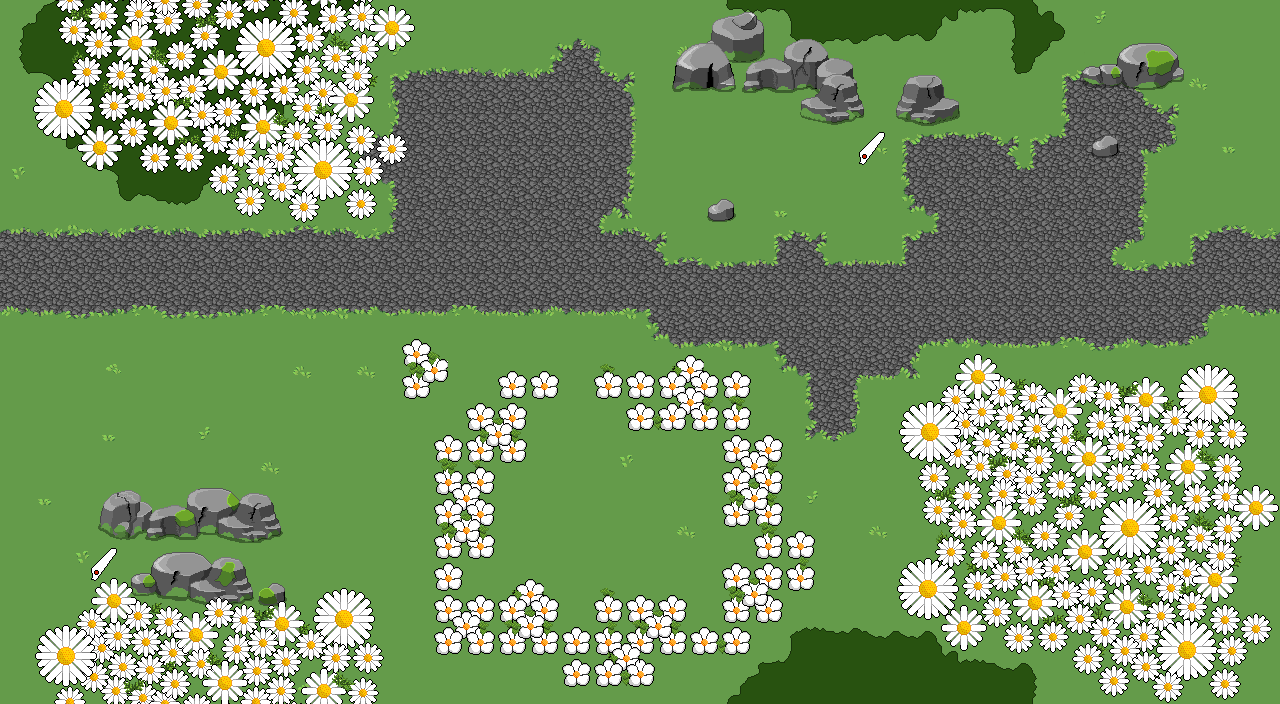

Tiled map render using the project's own tile images. Description and the map definition, with tile-layer contents summarised, below:
An orthogonal 40x22 tile map with 32x32 px tiles, 4 tile layers (tiles, tilesover, elements, over), 4 tilesets and 51 objects.

<map version="1.4" tiledversion="1.4.2" orientation="orthogonal" renderorder="right-down" width="40" height="22" tilewidth="32" tileheight="32" infinite="0" nextlayerid="17" nextobjectid="228">
 <editorsettings>
  <export target="level4.lua" format="lua" />
 </editorsettings>
 <tileset firstgid="1" name="[M]flower" tilewidth="32" tileheight="32" tilecount="253" columns="23">
  <image source="assets/[M]flower.png" width="736" height="352" />
 </tileset>
 <tileset firstgid="254" name="[M]Grass" tilewidth="32" tileheight="32" tilecount="72" columns="9">
  <image source="assets/[M]Grass.png" width="288" height="256" />
 </tileset>
 <tileset firstgid="326" name="[M]Various" tilewidth="32" tileheight="32" tilecount="40" columns="10">
  <image source="assets/[M]Various.png" width="320" height="128" />
 </tileset>
 <tileset firstgid="366" name="[M]Rocks" tilewidth="32" tileheight="32" tilecount="252" columns="14">
  <image source="assets/[M]Rocks.png" width="448" height="576" />
 </tileset>
 <layer id="1" name="tiles" width="40" height="22">
  <data>[880 cells, 880 non-empty, 2 distinct tile ids]</data>
 </layer>
 <layer id="12" name="tilesover" width="40" height="22">
  <data>[880 cells, 791 non-empty, 36 distinct tile ids]</data>
 </layer>
 <layer id="15" name="elements" width="40" height="22">
  <data>[880 cells, 31 non-empty, 30 distinct tile ids]</data>
 </layer>
 <layer id="6" name="over" width="40" height="22">
  <data>[880 cells, 398 non-empty, 189 distinct tile ids]</data>
 </layer>
 <objectgroup id="13" name="level">
  <properties>
   <property name="direction" value="left" />
   <property name="goal" type="int" value="14" />
   <property name="length" type="int" value="4" />
   <property name="x" type="int" value="11" />
   <property name="y" type="int" value="12" />
  </properties>
 </objectgroup>
 <objectgroup id="3" name="walls" opacity="0.97">
  <object id="166" x="832" y="96" width="32" height="32" />
  <object id="182" x="800" y="96" width="32" height="32" />
  <object id="183" x="896" y="96" width="32" height="32" />
  <object id="184" x="928" y="96" width="32" height="32" />
  <object id="195" x="128" y="512" width="32" height="32" />
  <object id="196" x="160" y="512" width="32" height="32" />
  <object id="197" x="192" y="512" width="32" height="32" />
  <object id="198" x="224" y="512" width="32" height="32" />
  <object id="199" x="256" y="512" width="32" height="32" />
  <object id="200" x="128" y="576" width="32" height="32" />
  <object id="201" x="160" y="576" width="32" height="32" />
  <object id="202" x="192" y="576" width="32" height="32" />
  <object id="203" x="224" y="576" width="32" height="32" />
  <object id="204" x="256" y="576" width="32" height="32" />
  <object id="213" x="704" y="64" width="32" height="32" />
  <object id="214" x="672" y="64" width="32" height="32" />
  <object id="215" x="704" y="192" width="32" height="32" />
  <object id="216" x="1120" y="64" width="32" height="32" />
  <object id="217" x="1152" y="64" width="32" height="32" />
  <object id="218" x="1088" y="128" width="32" height="32" />
  <object id="219" x="1088" y="64" width="32" height="32" />
  <object id="220" x="96" y="512" width="32" height="32" />
  <object id="221" x="736" y="64" width="32" height="32" />
  <object id="222" x="768" y="64" width="32" height="32" />
  <object id="223" x="800" y="64" width="32" height="32" />
  <object id="224" x="832" y="64" width="32" height="32" />
  <object id="225" x="704" y="32" width="32" height="32" />
  <object id="226" x="736" y="32" width="32" height="32" />
 </objectgroup>
 <objectgroup id="2" name="knots">
  <object id="156" x="1120" y="480" width="32" height="32" />
  <object id="157" x="1024" y="512" width="32" height="32" />
  <object id="185" x="224" y="160" width="32" height="32" />
  <object id="186" x="64" y="32" width="32" height="32" />
  <object id="191" x="864" y="96" width="32" height="32" />
  <object id="192" x="1152" y="128" width="32" height="32" />
  <object id="209" x="160" y="544" width="32" height="32" />
  <object id="210" x="224" y="544" width="32" height="32" />
  <object id="211" x="192" y="352" width="32" height="32" />
  <object id="212" x="320" y="416" width="32" height="32" />
 </objectgroup>
 <objectgroup id="7" name="checkpoints">
  <object id="37" x="640" y="544" width="32" height="32" />
  <object id="41" x="640" y="448" width="32" height="32" />
  <object id="188" x="544" y="448" width="32" height="32" />
  <object id="189" x="544" y="544" width="32" height="32" />
 </objectgroup>
 <objectgroup id="8" name="scissors">
  <object id="172" x="832" y="128" width="64" height="64" />
  <object id="193" x="64" y="544" width="64" height="64">
   <properties>
    <property name="interval" type="int" value="4" />
   </properties>
  </object>
 </objectgroup>
 <objectgroup id="9" name="doors">
  <properties>
   <property name="Number" type="int" value="1" />
  </properties>
  <object id="176" x="864" y="64" width="32" height="32">
   <properties>
    <property name="Number" type="int" value="1" />
   </properties>
  </object>
  <object id="206" x="256" y="544" width="32" height="32">
   <properties>
    <property name="Color" value="Yellow" />
    <property name="Number" type="int" value="2" />
   </properties>
  </object>
 </objectgroup>
 <objectgroup id="16" name="secrets">
  <object id="227" x="224" y="32" width="32" height="32" />
 </objectgroup>
 <objectgroup id="11" name="keys">
  <object id="178" x="192" y="544" width="32" height="32">
   <properties>
    <property name="Door" type="int" value="1" />
   </properties>
  </object>
  <object id="179" x="352" y="544" width="32" height="32">
   <properties>
    <property name="Door" type="int" value="1" />
   </properties>
  </object>
  <object id="207" x="544" y="96" width="32" height="32">
   <properties>
    <property name="Color" value="Yellow" />
    <property name="Door" type="int" value="2" />
   </properties>
  </object>
  <object id="208" x="416" y="160" width="32" height="32">
   <properties>
    <property name="Color" value="Yellow" />
    <property name="Door" type="int" value="2" />
   </properties>
  </object>
 </objectgroup>
</map>
